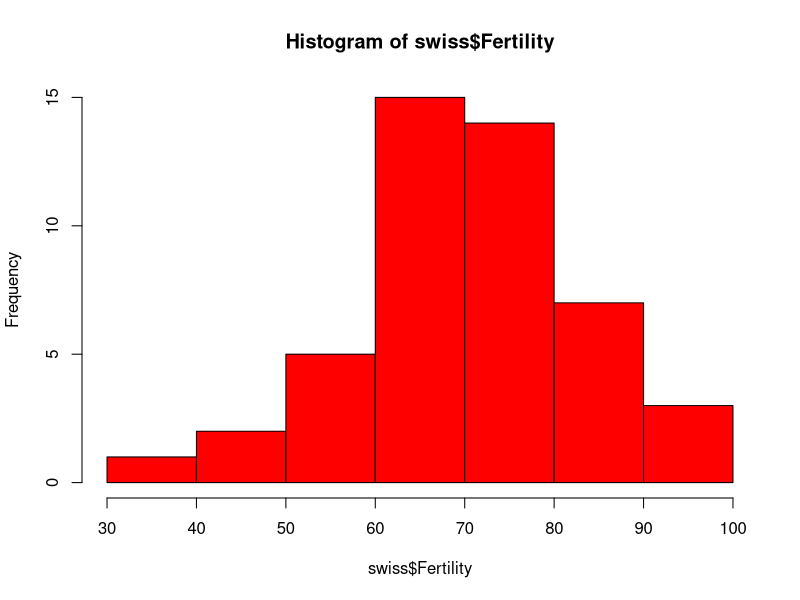
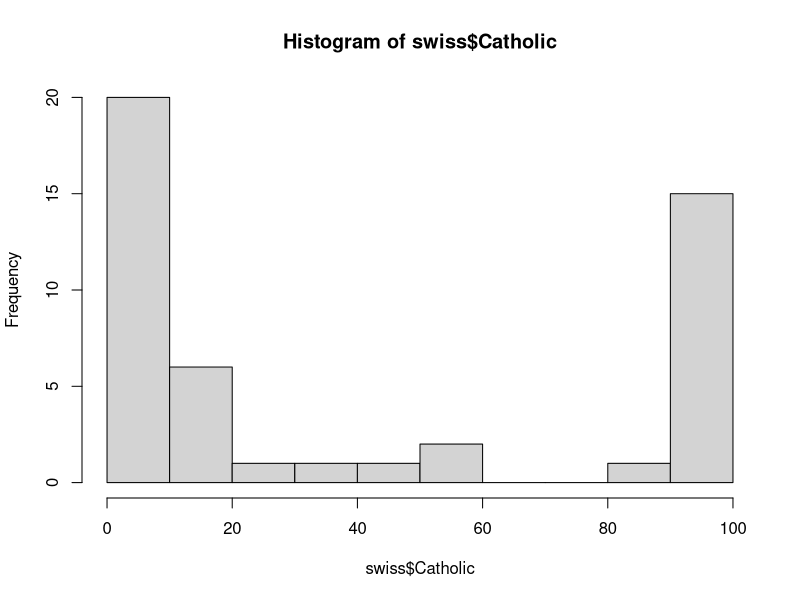

Generate these figures, in order, with R: (Note: this script raises an error after producing the figures.)
?swiss

swiss <- data.frame(swiss)
str(swiss)

hist(swiss$Fertility,col="Red")

fit <- lm(Fertility ~ Examination + Catholic, data = swiss)
summary(fit)

fit <- lm(Fertility ~ Examination * Catholic, data = swiss)
summary(fit)

confint(fit)

# trouble №1
x1 <- rnorm(50) # создадим случайную выборку из 50 элементов
x2 <- rnorm(50) # создадим случайную выборку из 50 элементов
y <- rnorm(50) # создадим случайную выборку из 50 элементов
na_index <- sample(1:30, runif(1,5,15)) # случайно сгенерируем количество и позиции NA в векторе y
y[na_index] <- NA # создадим NA в векторе y
my_df <- data.frame(x_1 = x1, x_2 = x2, y = y) # создадим dataframe 

dfit <- lm(my_df$y~my_df$x_1+my_df$x_2)
my_df$y_full <- predict(dfit, newdata = my_df)

my_df

# trouble №2

df <- 

# trouble №3

ddf <- attitude
sddf <- lm(ddf$rating~ddf$complaints*ddf$critical)
summary(sddf)  
sddf$coefficients
  

hist(swiss$Catholic)
swiss$religious <- ifelse(swiss$Catholic > 60, "Lots", "Few")
swiss$religious <- as.factor(swiss$religious)
  
fit3 <- lm(Fertility ~ Examination + religious, data = swiss)  
summary(fit3)

fit4 <- lm(Fertility ~ Examination * religious, data = swiss)  
summary(fit4)

ggplot(swiss, aes(x = Examination, y = Fertility, col=religious)) + 
  geom_point()+
  geom_smooth(method = 'lm')

fit5 <- lm(Fertility ~ religious*Infant.Mortality*Examination, data = swiss)
summary(fit5)


# trouble №4,5

mtcars$am <- factor(mtcars$am, labels = c('Automatic', 'Manual'))

dfit <- lm(mpg~wt*am,data = mtcars)
summary(dfit)


# trouble №6
library(ggplot2)
my_plot <- ggplot(mtcars, aes(x=wt,y=mpg,col=factor(am)))+
  geom_smooth(method="lm")


my_plot






